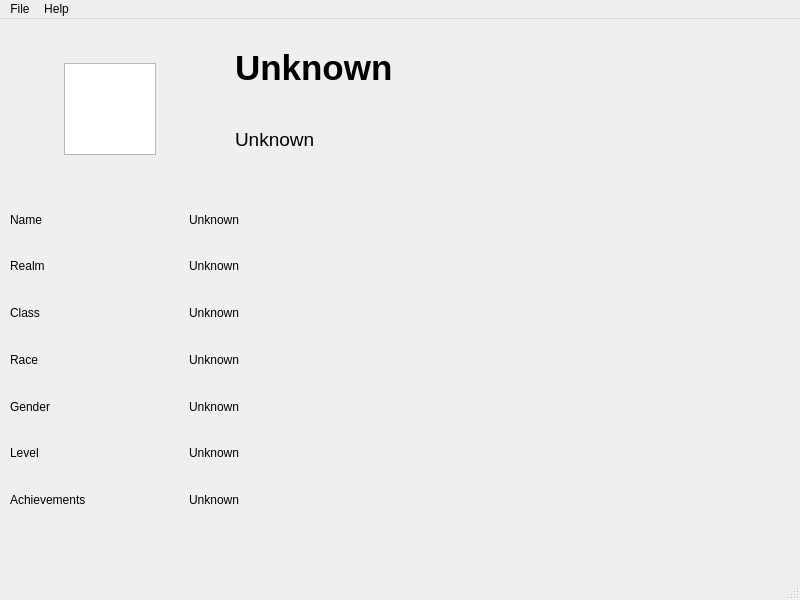
<?xml version="1.0" encoding="UTF-8"?>
<ui version="4.0">
 <class>MainWindow</class>
 <widget class="QMainWindow" name="MainWindow">
  <property name="geometry">
   <rect>
    <x>0</x>
    <y>0</y>
    <width>800</width>
    <height>600</height>
   </rect>
  </property>
  <property name="sizePolicy">
   <sizepolicy hsizetype="Fixed" vsizetype="Fixed">
    <horstretch>0</horstretch>
    <verstretch>0</verstretch>
   </sizepolicy>
  </property>
  <property name="minimumSize">
   <size>
    <width>800</width>
    <height>600</height>
   </size>
  </property>
  <property name="maximumSize">
   <size>
    <width>800</width>
    <height>600</height>
   </size>
  </property>
  <property name="windowTitle">
   <string>WoWView</string>
  </property>
  <property name="unifiedTitleAndToolBarOnMac">
   <bool>true</bool>
  </property>
  <widget class="QWidget" name="centralwidget">
   <widget class="QWidget" name="gridLayoutWidget">
    <property name="geometry">
     <rect>
      <x>10</x>
      <y>10</y>
      <width>201</width>
      <height>161</height>
     </rect>
    </property>
    <layout class="QGridLayout" name="gridLayout">
     <item row="0" column="0">
      <widget class="QGraphicsView" name="avatarImage">
       <property name="sizePolicy">
        <sizepolicy hsizetype="Fixed" vsizetype="Fixed">
         <horstretch>0</horstretch>
         <verstretch>0</verstretch>
        </sizepolicy>
       </property>
       <property name="minimumSize">
        <size>
         <width>92</width>
         <height>92</height>
        </size>
       </property>
       <property name="maximumSize">
        <size>
         <width>92</width>
         <height>92</height>
        </size>
       </property>
       <property name="interactive">
        <bool>false</bool>
       </property>
      </widget>
     </item>
    </layout>
   </widget>
   <widget class="QWidget" name="verticalLayoutWidget">
    <property name="geometry">
     <rect>
      <x>10</x>
      <y>180</y>
      <width>171</width>
      <height>321</height>
     </rect>
    </property>
    <layout class="QVBoxLayout" name="verticalLayout">
     <item>
      <widget class="QLabel" name="nameLabel">
       <property name="text">
        <string>Name</string>
       </property>
      </widget>
     </item>
     <item>
      <widget class="QLabel" name="realmLabel">
       <property name="text">
        <string>Realm</string>
       </property>
      </widget>
     </item>
     <item>
      <widget class="QLabel" name="classLabel">
       <property name="text">
        <string>Class</string>
       </property>
      </widget>
     </item>
     <item>
      <widget class="QLabel" name="raceLabel">
       <property name="text">
        <string>Race</string>
       </property>
      </widget>
     </item>
     <item>
      <widget class="QLabel" name="genderLabel">
       <property name="text">
        <string>Gender</string>
       </property>
      </widget>
     </item>
     <item>
      <widget class="QLabel" name="levelLabel">
       <property name="text">
        <string>Level</string>
       </property>
      </widget>
     </item>
     <item>
      <widget class="QLabel" name="achLabel">
       <property name="text">
        <string>Achievements</string>
       </property>
      </widget>
     </item>
    </layout>
   </widget>
   <widget class="QWidget" name="verticalLayoutWidget_2">
    <property name="geometry">
     <rect>
      <x>189</x>
      <y>180</y>
      <width>601</width>
      <height>321</height>
     </rect>
    </property>
    <layout class="QVBoxLayout" name="verticalLayout_2">
     <item>
      <widget class="QLabel" name="nameData">
       <property name="text">
        <string>Unknown</string>
       </property>
      </widget>
     </item>
     <item>
      <widget class="QLabel" name="realmData">
       <property name="text">
        <string>Unknown</string>
       </property>
      </widget>
     </item>
     <item>
      <widget class="QLabel" name="classData">
       <property name="text">
        <string>Unknown</string>
       </property>
      </widget>
     </item>
     <item>
      <widget class="QLabel" name="raceData">
       <property name="text">
        <string>Unknown</string>
       </property>
      </widget>
     </item>
     <item>
      <widget class="QLabel" name="genderData">
       <property name="text">
        <string>Unknown</string>
       </property>
      </widget>
     </item>
     <item>
      <widget class="QLabel" name="levelData">
       <property name="text">
        <string>Unknown</string>
       </property>
      </widget>
     </item>
     <item>
      <widget class="QLabel" name="achData">
       <property name="text">
        <string>Unknown</string>
       </property>
      </widget>
     </item>
    </layout>
   </widget>
   <widget class="QWidget" name="verticalLayoutWidget_3">
    <property name="geometry">
     <rect>
      <x>220</x>
      <y>10</y>
      <width>571</width>
      <height>161</height>
     </rect>
    </property>
    <layout class="QVBoxLayout" name="verticalLayout_3">
     <item>
      <widget class="QLabel" name="nameLabelLarge">
       <property name="font">
        <font>
         <pointsize>26</pointsize>
         <weight>75</weight>
         <bold>true</bold>
        </font>
       </property>
       <property name="frameShadow">
        <enum>QFrame::Raised</enum>
       </property>
       <property name="text">
        <string>Unknown</string>
       </property>
       <property name="scaledContents">
        <bool>true</bool>
       </property>
       <property name="indent">
        <number>15</number>
       </property>
       <property name="textInteractionFlags">
        <set>Qt::TextSelectableByKeyboard|Qt::TextSelectableByMouse</set>
       </property>
      </widget>
     </item>
     <item>
      <widget class="QLabel" name="classLabelLarge">
       <property name="font">
        <font>
         <pointsize>14</pointsize>
        </font>
       </property>
       <property name="text">
        <string>Unknown</string>
       </property>
       <property name="textFormat">
        <enum>Qt::PlainText</enum>
       </property>
       <property name="scaledContents">
        <bool>true</bool>
       </property>
       <property name="alignment">
        <set>Qt::AlignLeading|Qt::AlignLeft|Qt::AlignTop</set>
       </property>
       <property name="indent">
        <number>15</number>
       </property>
       <property name="textInteractionFlags">
        <set>Qt::TextSelectableByKeyboard|Qt::TextSelectableByMouse</set>
       </property>
       <property name="buddy">
        <cstring>classLabelLarge</cstring>
       </property>
      </widget>
     </item>
    </layout>
   </widget>
   <widget class="QWidget" name="verticalLayoutWidget_4">
    <property name="geometry">
     <rect>
      <x>10</x>
      <y>510</y>
      <width>781</width>
      <height>41</height>
     </rect>
    </property>
    <layout class="QVBoxLayout" name="verticalLayout_4"/>
   </widget>
  </widget>
  <widget class="QMenuBar" name="menubar">
   <property name="geometry">
    <rect>
     <x>0</x>
     <y>0</y>
     <width>800</width>
     <height>21</height>
    </rect>
   </property>
   <widget class="QMenu" name="menuFile">
    <property name="title">
     <string>File</string>
    </property>
    <addaction name="actionNew"/>
    <addaction name="separator"/>
    <addaction name="actionExport"/>
    <addaction name="separator"/>
    <addaction name="actionQuit"/>
   </widget>
   <widget class="QMenu" name="menuHelp">
    <property name="title">
     <string>Help</string>
    </property>
    <addaction name="actionAbout"/>
   </widget>
   <addaction name="menuFile"/>
   <addaction name="menuHelp"/>
  </widget>
  <widget class="QStatusBar" name="statusbar"/>
  <action name="actionNew">
   <property name="text">
    <string>New</string>
   </property>
  </action>
  <action name="actionExport">
   <property name="text">
    <string>Export</string>
   </property>
  </action>
  <action name="actionQuit">
   <property name="text">
    <string>Quit</string>
   </property>
  </action>
  <action name="actionAbout">
   <property name="text">
    <string>About</string>
   </property>
  </action>
 </widget>
 <resources/>
 <connections>
  <connection>
   <sender>actionQuit</sender>
   <signal>activated()</signal>
   <receiver>MainWindow</receiver>
   <slot>close()</slot>
   <hints>
    <hint type="sourcelabel">
     <x>-1</x>
     <y>-1</y>
    </hint>
    <hint type="destinationlabel">
     <x>399</x>
     <y>299</y>
    </hint>
   </hints>
  </connection>
 </connections>
</ui>
